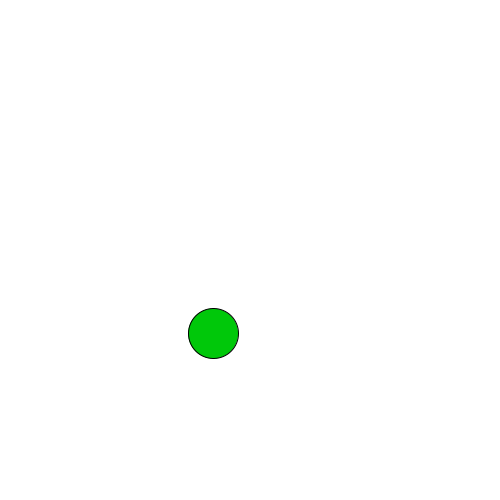
Frame 1 (no input)
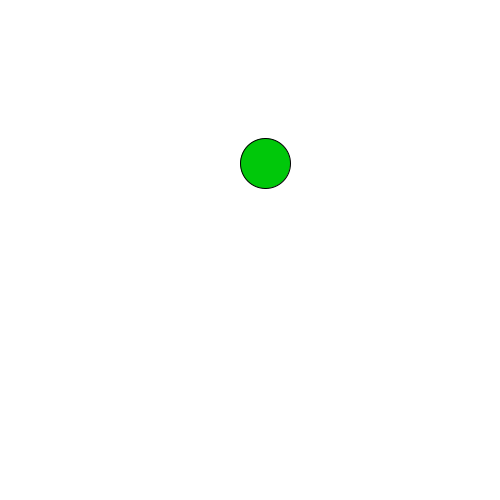
Frame 60 (the mouse pressed at the canvas centre just before this capture)
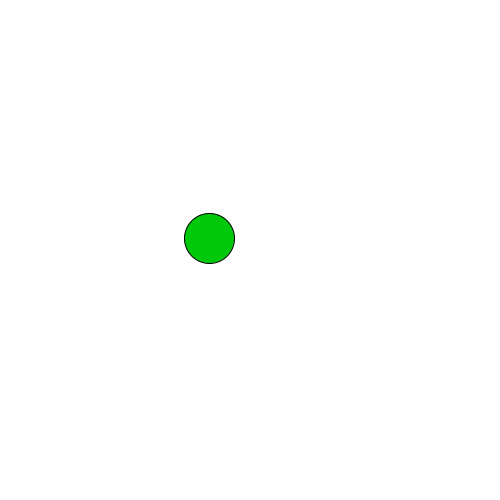
Frame 120 (the mouse held since frame 60 and released just before this capture)

The Processing sketch that drew these frames (run headless with seeded random() and noise(); from frame 60 on, the mouse is pressed at the canvas centre):

// Processing sketch: noiseRuch
// ── noiseRuch.pde
void setup()
{
  size(500, 500);
  fill(0,200,10);
}
float limitT = 5;
float t = 0;
float x = 0;
float y = 0;
void draw()
{
  background(255);
  t = t + 0.05;
  x = noise(t+100.0) * width;
  y = noise(t+10000.0) * height;
  ellipse(x,y, 50, 50);
}
